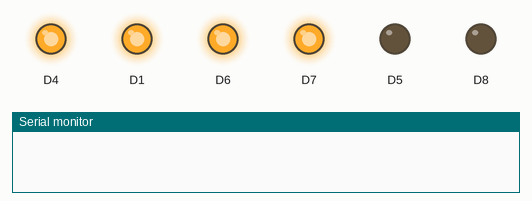
Bench run of a program on a simulated ESP8266 (Wemos D1 mini). On the bench: output pins drawn as LEDs (lit = HIGH, except the on-board LED, lit = LOW), the last lines printed to the serial monitor.

Above: at 0.3 s.
At 1.8 s:
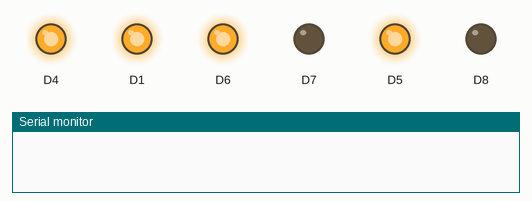
At 3.9 s:
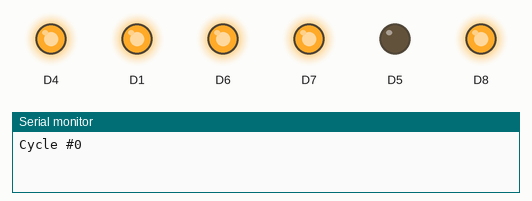
At 4.8 s:
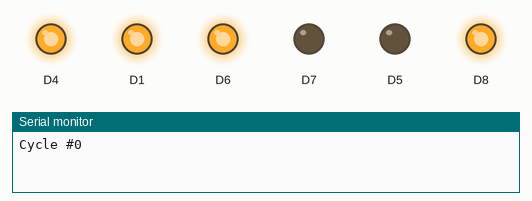
At 6.9 s:
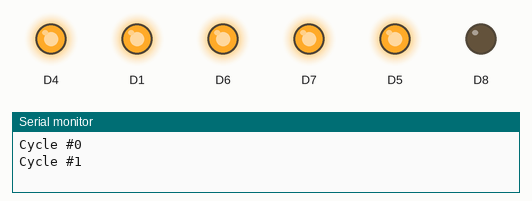
Timing chart, 0 to 7.8 s (numbered marks = the images above):
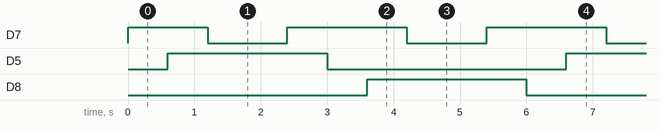

Measured:
- by itself, D7: repeats every 3.0 s: LOW 1.2 s, HIGH 1.8 s
- by itself, D5, D8: alternates HIGH for 2.4 s and LOW for 3.6 s
- by itself, everything shown: repeats every 6.0 s, in 8 steps

The program:

main.cpp
```cpp
#include <Arduino.h>

const uint8_t ENABLE_PIN           PROGMEM = D1;
const uint8_t ONE_WIRE_PIN         PROGMEM = D2;
const uint8_t RED_LED_PIN          PROGMEM = D7;
const uint8_t GREEN_LED_PIN        PROGMEM = D6;
const uint8_t CHILLER_PIN          PROGMEM = D5;
const uint8_t HEATER_PIN           PROGMEM = D8;

uint8_t phase = 1;
uint32_t cycle = 0;

void setup() {
  Serial.begin(57600);

  pinMode(BUILTIN_LED, OUTPUT);
  digitalWrite(BUILTIN_LED, LOW);

  pinMode(RED_LED_PIN, OUTPUT);
  pinMode(GREEN_LED_PIN, OUTPUT);
  pinMode(CHILLER_PIN, OUTPUT);
  pinMode(HEATER_PIN, OUTPUT);

  pinMode(ENABLE_PIN, OUTPUT);
  digitalWrite(ENABLE_PIN, HIGH);
}

void loop() {
  digitalWrite(GREEN_LED_PIN, HIGH);
  digitalWrite(RED_LED_PIN, phase < 5 || phase > 8 ? HIGH : LOW);
  digitalWrite(CHILLER_PIN, phase > 2 && cycle % 2 == 0 ? HIGH : LOW);
  digitalWrite(HEATER_PIN, phase > 2 && cycle % 2 == 1 ? HIGH : LOW);

  if (phase == 10) {
    Serial.println("Cycle #" + String(cycle) + "\n");
    Serial.flush();
    cycle += 1;
  }
  phase = (phase % 10) + 1;
  delay(300);
}
```
